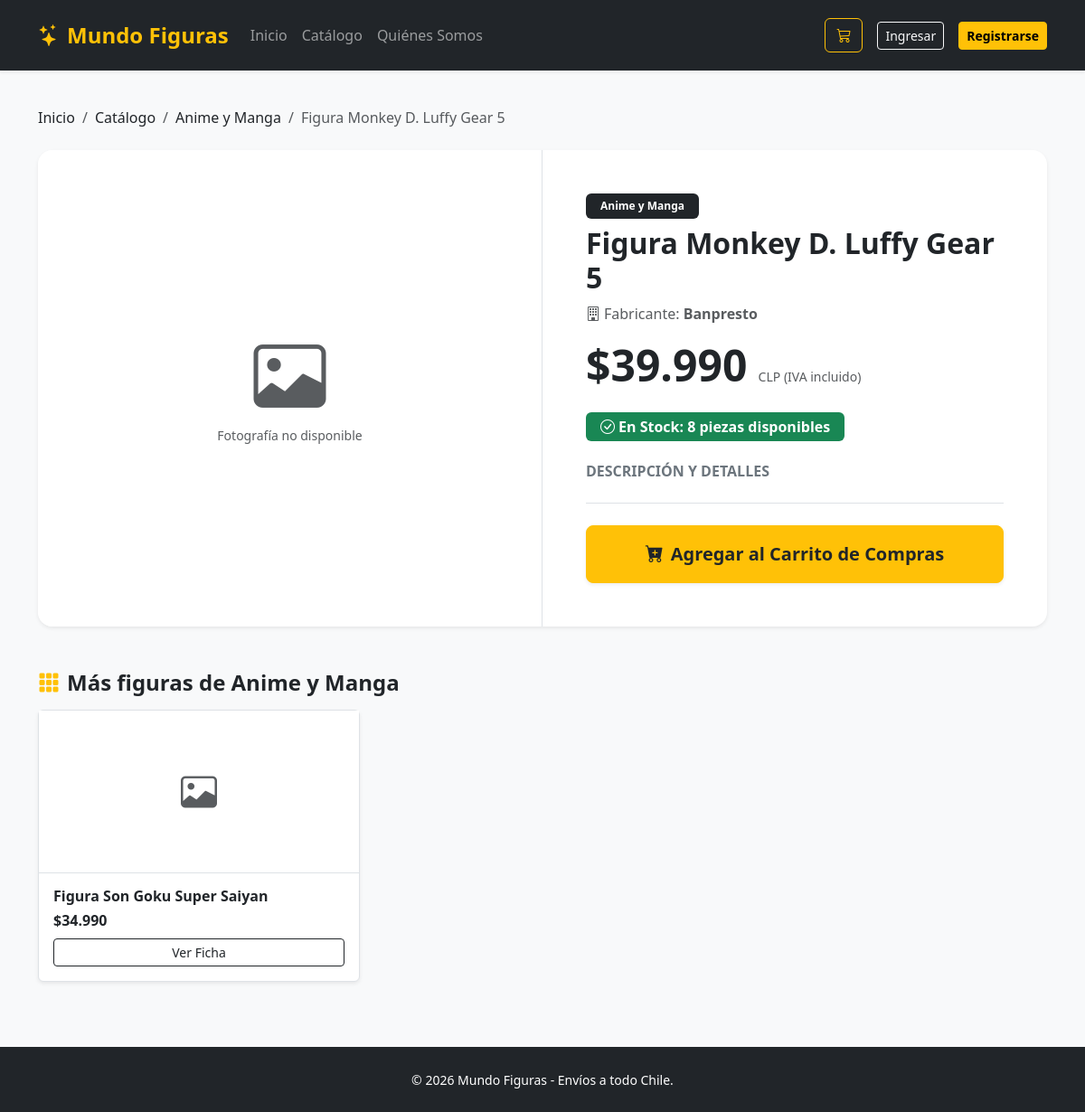
The page /catalogo/figura/figura-monkey-d-luffy-gear-5/ on the database its author committed.
### apps/catalogo/models.py (models this page shows, shortened)
class Figura(models.Model):
    nombre = models.CharField(max_length=200, verbose_name="Nombre de la Figura")
    slug = models.SlugField(max_length=220, unique=True, blank=True)
    categoria = models.ForeignKey(Categoria, on_delete=models.PROTECT, related_name="figuras", verbose_name="Categoría")
    fabricante = models.CharField(max_length=100, verbose_name="Fabricante / Marca")
    escala = models.CharField(max_length=50, blank=True, verbose_name="Escala o Altura")
    descripcion = models.TextField(verbose_name="Descripción y Materiales")
    precio = models.DecimalField(max_digits=10, decimal_places=0, validators=[MinValueValidator(0)], verbose_name="Precio en CLP")
    stock = models.PositiveIntegerField(default=0, verbose_name="Stock disponible")
    imagen = models.ImageField(upload_to="figuras/", blank=True, null=True, verbose_name="Fotografía")
    destacado = models.BooleanField(default=False, verbose_name="¿Destacado?")
    activo = models.BooleanField(default=True, verbose_name="¿Disponible?")
    fecha_creacion = models.DateTimeField(auto_now_add=True)
    fecha_actualizacion = models.DateTimeField(auto_now=True)
    class Meta:
        verbose_name_plural = "Figuras Coleccionables"
        ordering = ['-fecha_creacion']
    @property
    def en_stock(self):
        return self.stock > 0
    @property
    def precio_formateado(self):
        return f"${self.precio:,.0f}".replace(",", ".")

class Categoria(models.Model):
    nombre = models.CharField(max_length=100, unique=True, verbose_name="Categoría o Franquicia")
    slug = models.SlugField(max_length=120, unique=True, blank=True, help_text="URL amigable")
    descripcion = models.TextField(blank=True, verbose_name="Descripción")
    activo = models.BooleanField(default=True, verbose_name="¿Activo?")
    creado_en = models.DateTimeField(auto_now_add=True)
    class Meta:
        verbose_name_plural = "Categorías"
        ordering = ['nombre']

### apps/catalogo/views.py (the view)
# urls.py: path('figura/<slug:slug>/', views.figura_detalle, name='detalle'),
def figura_detalle(request, slug):
    figura = get_object_or_404(Figura.objects.select_related('categoria'), slug=slug, activo=True)
    relacionadas = Figura.objects.filter(categoria=figura.categoria, activo=True).exclude(pk=figura.pk)[:3]
    return render(request, 'catalogo/figura_detalle.html', {'figura': figura, 'relacionadas': relacionadas})

### apps/pedidos/context_processors.py (called while the page is built)
def carrito_context(request):
    carrito = request.session.get('carrito', {})
    total_items = sum(item.get('cantidad', 0) for item in carrito.values())
    return {
        'carrito_total_items': total_items
    }

### apps/catalogo/templates/catalogo/figura_detalle.html (shortened to what this page needs)
{% extends 'base.html' %}
{% block content %}
<nav aria-label="breadcrumb" class="mb-4">
    <ol class="breadcrumb">
        <li class="breadcrumb-item"><a href="{% url 'core:inicio' %}" class="text-decoration-none text-dark">Inicio</a></li>
        <li class="breadcrumb-item"><a href="{% url 'catalogo:lista' %}" class="text-decoration-none text-dark">Catálogo</a></li>
        <li class="breadcrumb-item"><a href="{% url 'catalogo:lista' %}?categoria={{ figura.categoria.slug }}" class="text-decoration-none text-dark">{{ figura.categoria.nombre }}</a></li>
        <li class="breadcrumb-item active" aria-current="page">{{ figura.nombre }}</li>
    </ol>
</nav>
<div class="card border-0 shadow-sm rounded-4 overflow-hidden mb-5 bg-white">
    <div class="row g-0">
        <div class="col-md-6 bg-white d-flex align-items-center justify-content-center p-4 p-md-5 border-end">
            {% if figura.imagen %}
                <img src="{{ figura.imagen.url }}" alt="{{ figura.nombre }}" class="img-fluid rounded-3" style="max-height: 420px; object-fit: contain;">
            {% else %}
                <div class="text-center py-5 text-muted">
                    <i class="bi bi-image display-1"></i>
                    <p class="mt-2 mb-0 small">Fotografía no disponible</p>
                </div>
            {% endif %}
        </div>
        <div class="col-md-6 p-4 p-md-5 d-flex flex-column justify-content-between">
            <div>
                <div class="d-flex justify-content-between align-items-start mb-2">
                    <span class="badge bg-dark px-3 py-2 fw-semibold">
                        {{ figura.categoria.nombre }}
                    </span>
                </div>
                <h1 class="h2 fw-bold text-dark mb-2">{{ figura.nombre }}</h1>
                <div class="mb-3 text-muted">
                    <span class="me-3"><i class="bi bi-building me-1"></i>Fabricante: <strong>{{ figura.fabricante }}</strong></span>
                </div>
                <div class="mb-4">
                    <span class="display-5 fw-bold text-dark">{{ figura.precio_formateado }}</span>
                    <span class="text-muted small ms-2">CLP (IVA incluido)</span>
                </div>
                <div class="mb-4">
                    {% if figura.en_stock %}
                        <span class="badge bg-success px-3 py-2 fs-6">
                            <i class="bi bi-check-circle me-1"></i>En Stock: {{ figura.stock }} piezas disponibles
                        </span>
                    {% else %}
                        <span class="badge bg-danger px-3 py-2 fs-6">
                            <i class="bi bi-x-circle me-1"></i>Agotado Temporalmente
                        </span>
                    {% endif %}
                </div>
                <div class="mb-4">
                    <h5 class="fw-bold fs-6 text-uppercase text-secondary">Descripción y Detalles</h5>
                </div>
            </div>
            <div class="border-top pt-4">
                {% if figura.en_stock %}
                    <a href="{% url 'pedidos:agregar' figura.id %}" class="btn btn-warning btn-lg w-100 py-3 fw-bold text-dark shadow-sm">
                        <i class="bi bi-cart-plus-fill me-2"></i>Agregar al Carrito de Compras
                    </a>
                {% else %}
                    <button class="btn btn-secondary btn-lg w-100 py-3" disabled>
                        <i class="bi bi-slash-circle me-2"></i>Pieza Agotada
                    </button>
                {% endif %}
            </div>
        </div>
    </div>
</div>
{% if relacionadas %}
<div class="mb-5">
    <h3 class="h4 fw-bold mb-3"><i class="bi bi-grid-3x3-gap-fill text-warning me-2"></i>Más figuras de {{ figura.categoria.nombre }}</h3>
    <div class="row g-4">
        {% for rel in relacionadas %}
        <div class="col-md-4">
            <div class="card h-100 shadow-sm border bg-white">
                <div class="bg-white text-center p-3 border-bottom" style="height: 180px; display: flex; align-items: center; justify-content: center;">
                    {% if rel.imagen %}
                        <img src="{{ rel.imagen.url }}" alt="{{ rel.nombre }}" style="max-height: 150px; object-fit: contain;">
                    {% else %}
                        <i class="bi bi-image fs-1 text-muted"></i>
                    {% endif %}
                </div>
                <div class="card-body p-3">
                    <h6 class="fw-bold mb-1 text-truncate">{{ rel.nombre }}</h6>
                    <span class="fw-bold text-dark">{{ rel.precio_formateado }}</span>
                    <div class="mt-2">
                        <a href="{% url 'catalogo:detalle' rel.slug %}" class="btn btn-outline-dark btn-sm w-100">Ver Ficha</a>
                    </div>
                </div>
            </div>
        </div>
        {% endfor %}
    </div>
</div>
{% endif %}
{% endblock %}

### rows shown on the page
Figura: categoria.nombre "Anime y Manga", nombre "Figura Monkey D. Luffy Gear 5", fabricante "Banpresto", precio_formateado "$39.990", stock "8"
Figura: nombre "Figura Son Goku Super Saiyan", precio_formateado "$34.990"
